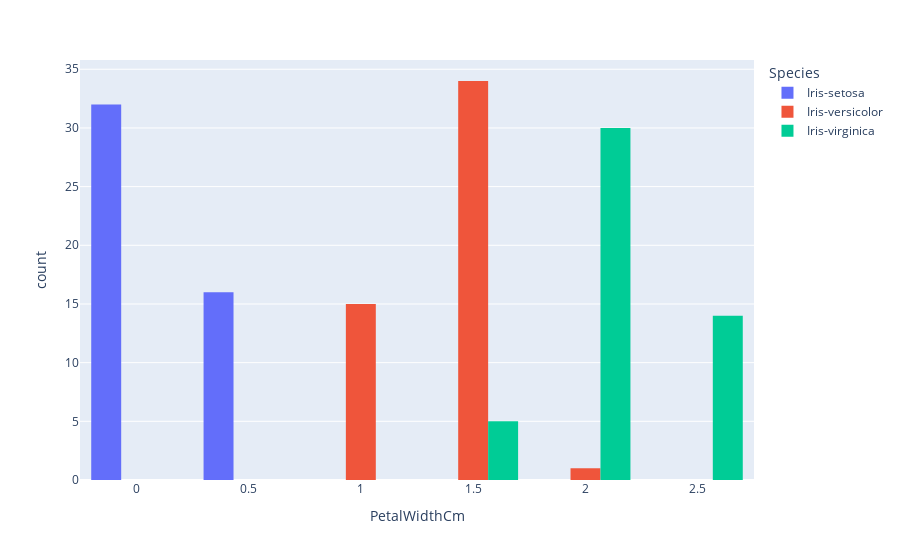

Source (notebook cell):
### Code cell
px.histogram(df,x="PetalWidthCm", color="Species",barmode="group")

### Figure 1 — Plotly figure (JSON) as saved in the notebook; plotly's stock layout.template omitted (floating-point values rounded to 4 significant figures)
{"data": [{"alignmentgroup": "True", "bingroup": "x", "hovertemplate": "Species=Iris-setosa<br>PetalWidthCm=%{x}<br>count=%{y}<extra></extra>", "legendgroup": "Iris-setosa", "marker": {"color": "#636efa", "pattern": {"shape": ""}}, "name": "Iris-setosa", "offsetgroup": "Iris-setosa", "orientation": "v", "showlegend": true, "type": "histogram", "x": [0.2, 0.2, 0.2, 0.2, 0.2, 0.4, 0.3, 0.2, 0.2, 0.1, 0.2, 0.2, 0.1, 0.1, 0.2, 0.4, 0.4, 0.3, 0.3, 0.3, 0.2, 0.4, 0.2, 0.5, 0.2, 0.2, 0.4, 0.2, 0.2, 0.2, 0.2, 0.4, 0.1, 0.2, 0.2, 0.2, 0.2, 0.2, 0.3, 0.3, 0.2, 0.6, 0.4, 0.3, 0.2, 0.2, 0.2, 0.2], "xaxis": "x", "yaxis": "y"}, {"alignmentgroup": "True", "bingroup": "x", "hovertemplate": "Species=Iris-versicolor<br>PetalWidthCm=%{x}<br>count=%{y}<extra></extra>", "legendgroup": "Iris-versicolor", "marker": {"color": "#EF553B", "pattern": {"shape": ""}}, "name": "Iris-versicolor", "offsetgroup": "Iris-versicolor", "orientation": "v", "showlegend": true, "type": "histogram", "x": [1.4, 1.5, 1.5, 1.3, 1.5, 1.3, 1.6, 1, 1.3, 1.4, 1, 1.5, 1, 1.4, 1.3, 1.4, 1.5, 1, 1.5, 1.1, 1.8, 1.3, 1.5, 1.2, 1.3, 1.4, 1.4, 1.7, 1.5, 1, 1.1, 1, 1.2, 1.6, 1.5, 1.6, 1.5, 1.3, 1.3, 1.3, 1.2, 1.4, 1.2, 1, 1.3, 1.2, 1.3, 1.3, 1.1, 1.3], "xaxis": "x", "yaxis": "y"}, {"alignmentgroup": "True", "bingroup": "x", "hovertemplate": "Species=Iris-virginica<br>PetalWidthCm=%{x}<br>count=%{y}<extra></extra>", "legendgroup": "Iris-virginica", "marker": {"color": "#00cc96", "pattern": {"shape": ""}}, "name": "Iris-virginica", "offsetgroup": "Iris-virginica", "orientation": "v", "showlegend": true, "type": "histogram", "x": [2.5, 1.9, 2.1, 1.8, 2.2, 2.1, 1.7, 1.8, 1.8, 2.5, 2, 1.9, 2.1, 2, 2.4, 2.3, 1.8, 2.2, 2.3, 1.5, 2.3, 2, 2, 1.8, 2.1, 1.8, 1.8, 1.8, 2.1, 1.6, 1.9, 2, 2.2, 1.5, 1.4, 2.3, 2.4, 1.8, 1.8, 2.1, 2.4, 2.3, 2.3, 2.5, 2.3, 1.9, 2, 2.3, 1.8], "xaxis": "x", "yaxis": "y"}], "layout": {"barmode": "group", "legend": {"title": {"text": "Species"}, "tracegroupgap": 0}, "margin": {"t": 60}, "xaxis": {"anchor": "y", "domain": [0, 1], "title": {"text": "PetalWidthCm"}}, "yaxis": {"anchor": "x", "domain": [0, 1], "title": {"text": "count"}}}}
